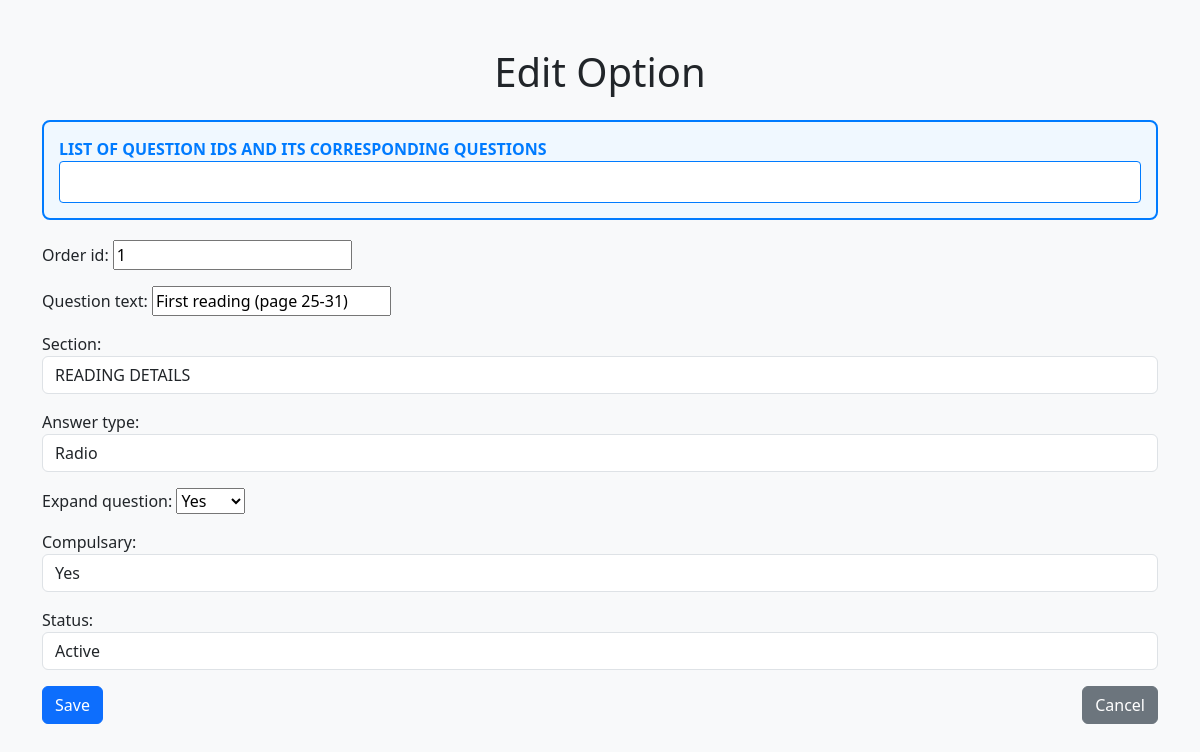
The app's page /baptism/questions/edit/1/ with its own data.
### baptism/models.py (models this page shows, shortened)
class Question(models.Model):
    ANSWER_TYPE_CHOICES = [
        ('radio', 'Radio'),
        ('text', 'Text'),
        ('checkbox','Checkbox')
    ]
    STATUS_CHOICES = [
        ('active', 'Active'),
        ('inactive', 'Inactive'),
    ]
    COMPULSORY_CHOICES = [
        ('yes', 'Yes'),
        ('no', 'No'),
    ]
    CHOICES = [
        ('yes', 'Yes'),
        ('no', 'No'),
    ]
    SECTION_CHOICES = [
        ('READING DETAILS', 'READING DETAILS'),
        ('THE PRAYER OF THE ASSEMBLY','THE PRAYER OF THE ASSEMBLY'),
        ('SPECIAL SAINTS TO COMMEMORATE','SPECIAL SAINTS TO COMMEMORATE'),
        ('SONG SELECTION','SONG SELECTION'),
        ('REMARKS','REMARKS'),
        ('AUTHORIZATION','AUTHORIZATION'),
        ('FINANCIAL PARTICIPATION','FINANCIAL PARTICIPATION'),
    ]
    q_id = models.AutoField(primary_key=True)
    order_id = models.IntegerField(unique=True)
    question_text = models.CharField(max_length=255)
    section = models.CharField(max_length=50,choices=SECTION_CHOICES)
    answer_type = models.CharField(max_length=10, choices=ANSWER_TYPE_CHOICES)
    expand_question = models.CharField(max_length=3, choices=CHOICES)
    compulsary = models.CharField(max_length=3, choices=COMPULSORY_CHOICES)
    status = models.CharField(max_length=10, choices=STATUS_CHOICES)
    created_time = models.DateTimeField(default=now)

### baptism/views.py (the view)
# urls.py: path('questions/edit/<int:pk>/',question_edit, name='question_edit'),
def question_edit(request, pk):
    question = get_object_or_404(Question, pk=pk)  # Retrieve the existing question record
    if request.method == 'POST':
        form = QuestionForm(request.POST, instance=question)  # Bind form to the existing record
        if form.is_valid():
            form.save()  # Update the question record
            return redirect('question_list')  # Redirect to the list page after saving
    else:
        form = QuestionForm(instance=question)  # Prepopulate form with existing question data
    return render(request, 'question_edit.html', {'form': form})

### baptism/forms.py
class QuestionForm(forms.ModelForm):
    class Meta:
        model = Question
        fields = ['q_id','order_id', 'question_text','section' ,'answer_type', 'expand_question', 'compulsary', 'status']
        widgets = {
            'section': forms.Select(attrs={'class': 'form-control'}),
            'answer_type': forms.Select(attrs={'class': 'form-control'}),
            'compulsary': forms.Select(attrs={'class': 'form-control'}),
            'status': forms.Select(attrs={'class': 'form-control'}),
        }

### baptism/templates/question_edit.html (shortened to what this page needs)
<!DOCTYPE html>
<html lang="en">
<head>
    <link rel="stylesheet" href="https://cdn.jsdelivr.net/npm/bootstrap@5.3.0/dist/css/bootstrap.min.css">
</head>
<body class="bg-light">
    <div class="container mt-5">
        <h1 class="mb-4 text-center">Edit Option</h1>
        <form method="post">
            <div class="highlight-section">
                <label for="q_id">LIST OF QUESTION IDS AND ITS CORRESPONDING QUESTIONS</label>
                <select class="form-control" id="q_id" name="q_id">
                </select>
            </div>
            <div class="mb-3">
                {{ form.as_p }}
            </div>
            <div class="d-flex justify-content-between">
                <button type="submit" class="btn btn-primary">Save</button>
                <a href="{% url 'option_list' %}" class="btn btn-secondary">Cancel</a>
            </div>
        </form>
    </div>
</body>
</html>

### baptism/templates/question_edit.html (style rules this page uses)
.highlight-section { background-color: #f0f8ff; border: 2px solid #007bff; padding: 15px; margin-bottom: 20px; border-radius: 8px; }
.highlight-section label { font-weight: bold; color: #007bff; }
.highlight-section select { background-color: #ffffff; border: 1px solid #007bff; border-radius: 4px; padding: 8px; width: 100%; }

### records on screen
Question: order_id "1", question_text "First reading (page 25-31)", section "READING DETAILS", answer_type "Radio", expand_question "Yes", compulsary "Yes", status "Active"
